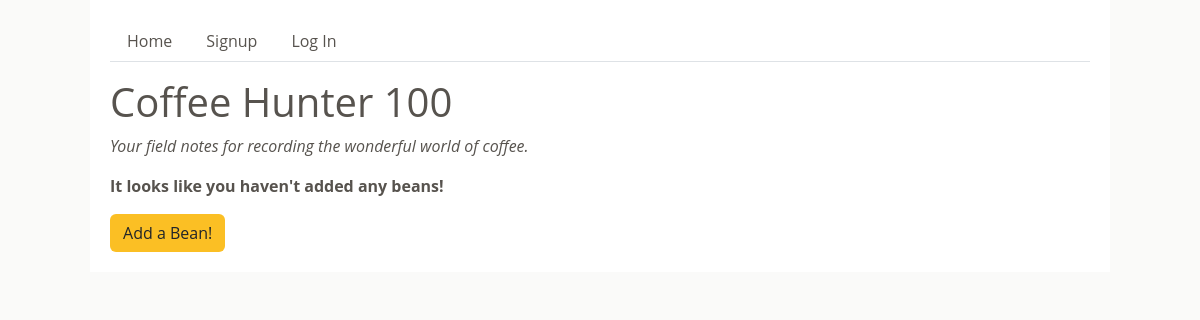
Before: / with the older database file.
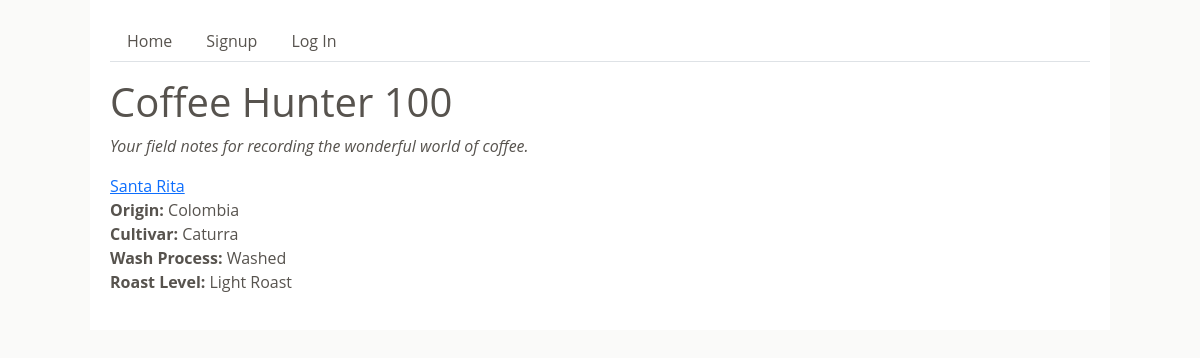
After: the same page with the newer database file.
### ch_100_app/models.py (models this page shows, shortened)
class Bean(db.Model):
    id = db.Column(db.Integer, primary_key=True)
    name = db.Column(db.String(60), nullable=False)
    cultivar = db.Column(db.String(60))
    origin = db.Column(db.String(100), nullable=False)
    wash_process = db.Column(db.Enum(WashProcess))
    roast_level = db.Column(db.Enum(RoastLevel))
    note = db.relationship("Note", back_populates="bean")

### ch_100_app/main/routes.py (the view)
@main.route("/")
def homepage():
    beans = Bean.query.all()
    return render_template("home.html", beans=beans)

### ch_100_app/utils.py (called while the page is built)
    def __str__(self):
        return str(self.value)

### ch_100_app/templates/home.html
{% extends 'base.html' %}
{% block content %}
<h1>Coffee Hunter 100</h1>
<p><em>Your field notes for recording the wonderful world of coffee.</em></p>
{% if not beans %}
  <div>
    <p><strong>It looks like you haven't added any beans!</strong></p>
    <a href="{{ url_for('main.new_bean') }}" class="btn">Add a Bean!</a>
  </div>
{% endif %}
{% for bean in beans %}
<div class="bean">
    <a href="/bean/{{ bean.id }}">{{ bean.name }}</a>
    <p><strong>Origin:</strong> {{ bean.origin }}</p>
    <p><strong>Cultivar:</strong> {{ bean.cultivar }}</p>
    <p><strong>Wash Process:</strong> {{ bean.wash_process }}</p>
    <p><strong>Roast Level:</strong> {{ bean.roast_level }}</p>
</div>
{% endfor %}
{% endblock %}

### ch_100_app/templates/base.html (shortened to what this page needs)
<!DOCTYPE html>
<html lang="en">
  <head>
    <link
      href="https://cdn.jsdelivr.net/npm/bootstrap@5.3.3/dist/css/bootstrap.min.css"
      rel="stylesheet"
    />
    <link rel="stylesheet" href="/static/style.css" />
  </head>
  <body>
    <div id="base-content">
      <ul class="nav nav-tabs">
        <li>
          <a class="nav-link" href="/">Home</a>
        </li>
        {% if current_user.is_authenticated %}
        <li class="nav-item">
          <a class="nav-link" href="/new_bean">New Bean</a>
        </li>
        <li class="nav-item">
          <a class="nav-link" href="/new_note">New Note</a>
        </li>
        <li class="nav-item">
          <a class="nav-link" href="/logout">Log Out</a>
        </li>
        {% else %}
        <li class="nav-item">
          <a class="nav-link" href="/signup">Signup</a>
        </li>
        <li class="nav-item">
          <a class="nav-link" href="/login">Log In</a>
        </li>
        {% endif %}
      </ul>
       {% block content %} {% endblock %}
    </div>
  </body>
</html>

### ch_100_app/static/style.css (style rules this page uses)
body { display: flex; flex-direction: column; align-items: center; background-color: #fafaf9; }
#base-content { font-family: 'Open Sans', sans-serif; color: #57534e; width: 85%; background-color: white; padding: 20px; }
.nav { margin-bottom: 1rem; }
.nav-link { color: #57534e; }
.bean p:not(:last-child) { margin-bottom: 0; }

Changed rows visible on the page:
added Bean: name "Santa Rita", origin "Colombia", cultivar "Caturra", wash_process "Washed", roast_level "Light Roast"
Other visible differences:
text no longer shown: "It looks like you haven't added any beans! Add a Bean!"
